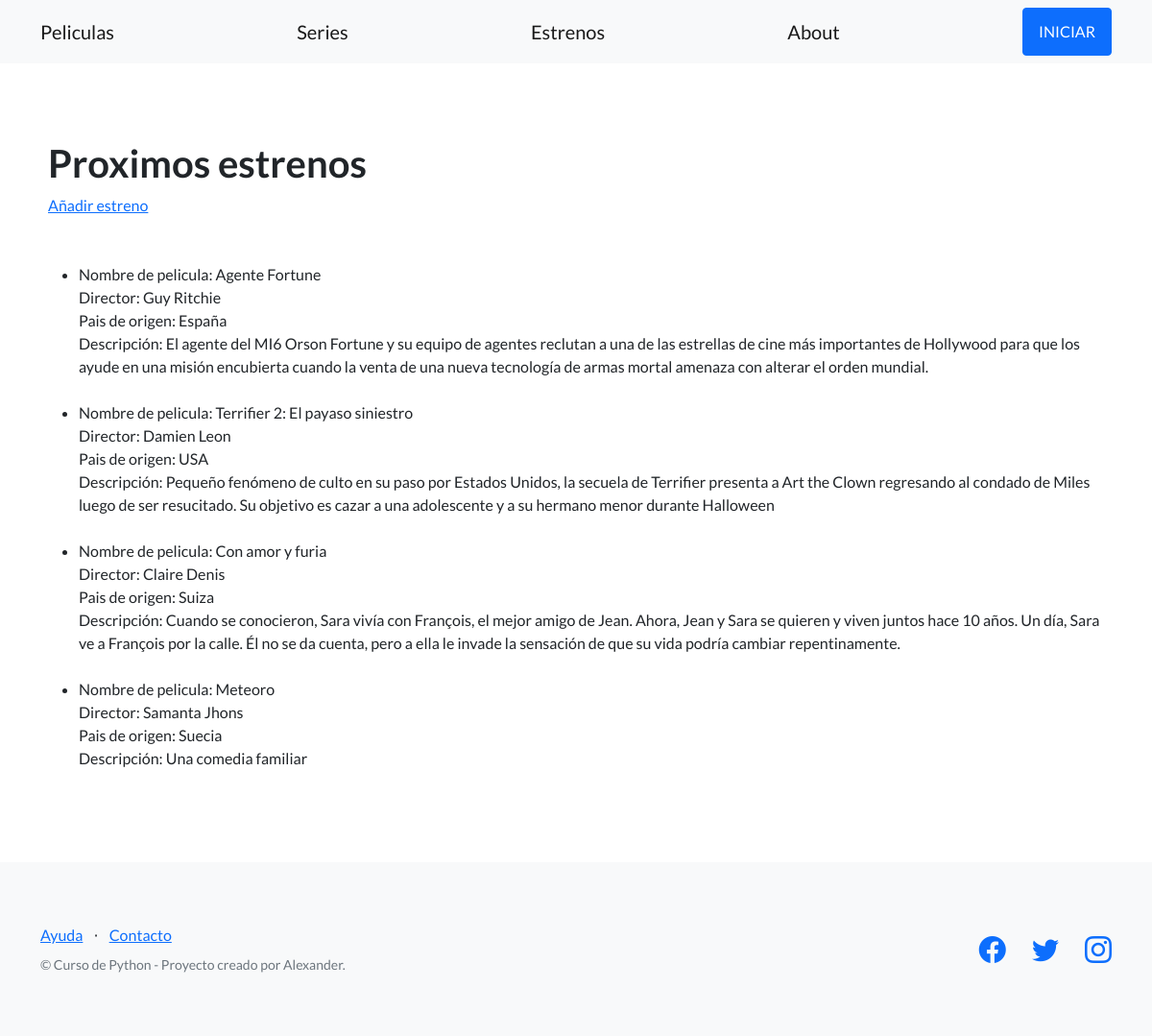
Page /plataforma/estrenos/ on the committed database.
### critica_cine/models.py (models this page shows, shortened)
class Proximos_estrenos(models.Model):
    nombre_de_pelicula = models.CharField(max_length=200)
    director = models.CharField(max_length=200)
    pais_de_origen = models.CharField(max_length=200)
    descripcion = models.CharField(max_length=500)

### critica_cine/views.py (the view)
# urls.py: path("estrenos/", views.listar_estrenos, name="estrenos"),
def listar_estrenos(request):
    contexto = {
        "estrenos":Proximos_estrenos.objects.all()
    }
    return render(
        request=request,
         template_name="critica_cine/lista_estrenos.html",
         context=contexto
         )

### critica_cine/templates/critica_cine/lista_estrenos.html (shortened to what this page needs)
{% extends "critica_cine/base.html" %}
{% block contenido %}
<section>
    <div>
        <h1>Proximos estrenos</h1>
        <a href="{% url "crear_estreno" %}">Añadir estreno</a>
        <br></br>
        <ul>
            {% for estreno in estrenos %}<br>
            <li>Nombre de pelicula: {{estreno.nombre_de_pelicula}}<br>
                Director: {{estreno.director}}<br>
                Pais de origen: {{estreno.pais_de_origen}}<br>
                Descripción: {{estreno.descripcion}}<br>
            </li>
            {% endfor %}
        </ul>
    </div>
</section>
{% endblock contenido %}

### rows in the picture
Proximos_estrenos: nombre_de_pelicula "Agente Fortune", director "Guy Ritchie", pais_de_origen "España", descripcion "El agente del MI6 Orson Fortune y su equipo de agentes reclutan a una de las estrellas de cine más importantes de Hollywood para que los ayude en una misión encubierta cuando la venta de una nueva tecnología de armas mortal amenaza con alterar el orden mundial."
Proximos_estrenos: nombre_de_pelicula "Terrifier 2: El payaso siniestro", director "Damien Leon", pais_de_origen "USA", descripcion "Pequeño fenómeno de culto en su paso por Estados Unidos, la secuela de Terrifier presenta a Art the Clown regresando al condado de Miles luego de ser resucitado. Su objetivo es cazar a una adolescente y a su hermano menor durante Halloween"
Proximos_estrenos: nombre_de_pelicula "Con amor y furia", director "Claire Denis", pais_de_origen "Suiza", descripcion "Cuando se conocieron, Sara vivía con François, el mejor amigo de Jean. Ahora, Jean y Sara se quieren y viven juntos hace 10 años. Un día, Sara ve a François por la calle. Él no se da cuenta, pero a ella le invade la sensación de que su vida podría cambiar repentinamente."
Proximos_estrenos: nombre_de_pelicula "Meteoro", director "Samanta Jhons", pais_de_origen "Suecia", descripcion "Una comedia familiar"
